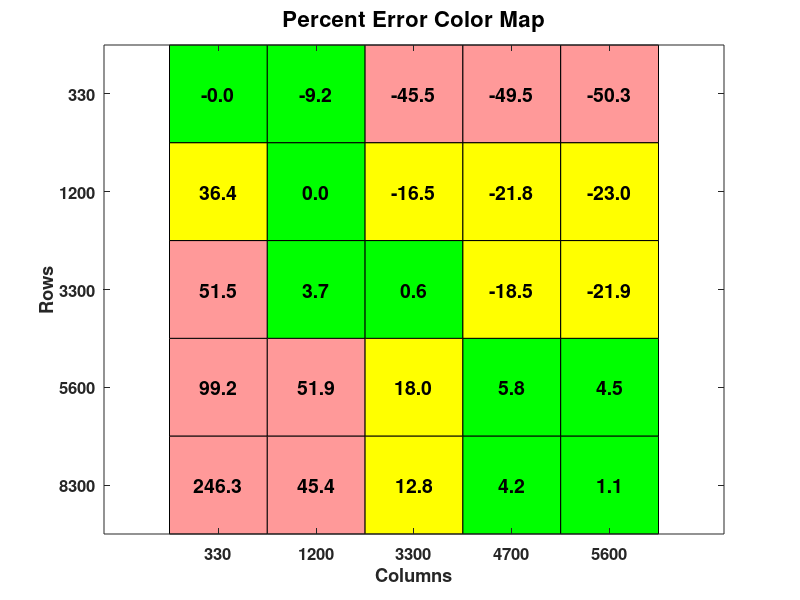
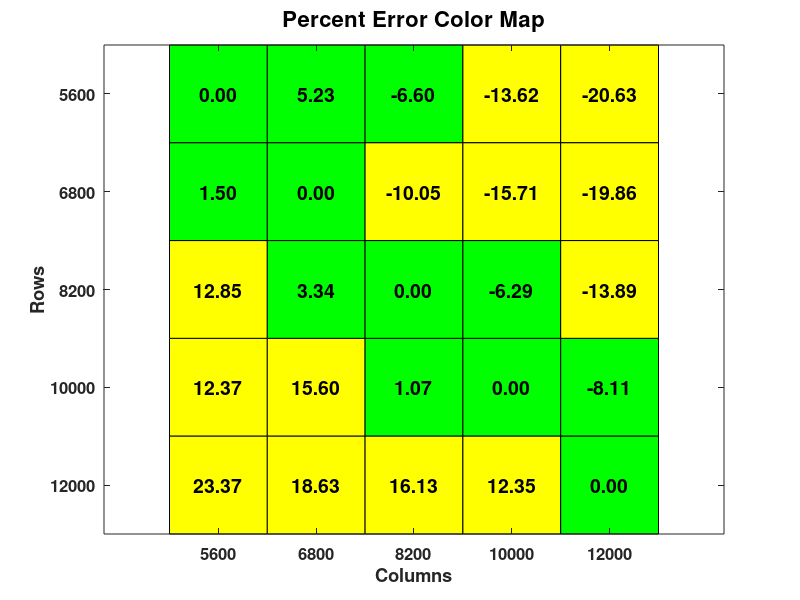
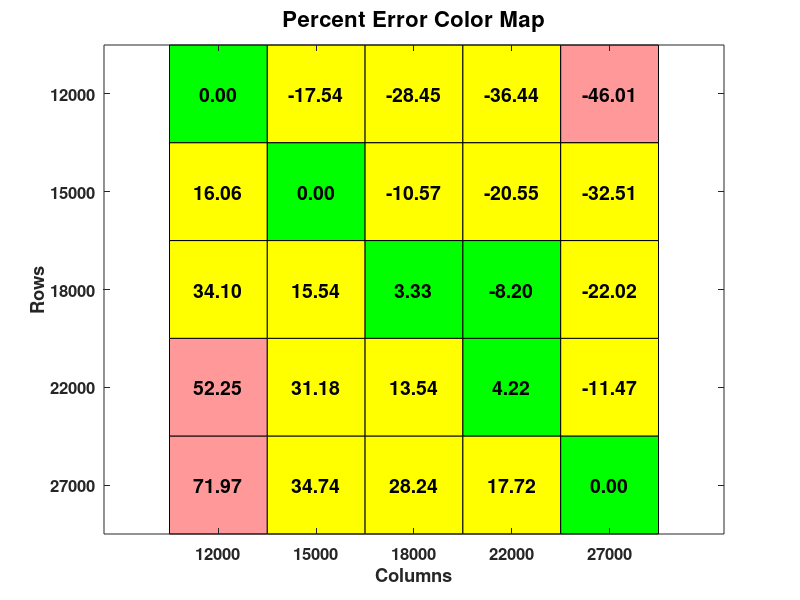

MATLAB code for these plots, in order:
% Data table
data = [ ...
   -0.0303030303  -9.216666667  -45.54727273  -49.53617021  -50.28928571; 
   36.39393939     0            -16.52727273  -21.81276596  -22.98035714;
   51.51515152     3.675         0.6484848485 -18.45106383  -21.91607143;
   99.18181818    51.925        17.95151515    5.774468085   4.523214286;
   246.3030303    45.35         12.84545455    4.182978723   1.0625];

rowLabels = [330 1200 3300 5600 8300];
colLabels = [330 1200 3300 4700 5600];

% Initialize color matrix
colors = zeros([size(data), 3]);

% Assign colors based on conditions
for i = 1:size(data,1)
    for j = 1:size(data,2)
        val = abs(data(i,j));
        if val < 10
            colors(i,j,:) = [0, 1, 0];      % green
        elseif val < 40
            colors(i,j,:) = [1, 1, 0];      % yellow
        else
            colors(i,j,:) = [1, 0.6, 0.6];  % lighter red
        end
    end
end

% Plot using imagesc
figure;
imagesc(data); % use the data grid as placeholder
hold on;

% Overlay colored patches
for i = 1:size(data,1)
    for j = 1:size(data,2)
        rectangle('Position',[j-0.5, i-0.5, 1, 1], ...
                  'FaceColor', squeeze(colors(i,j,:)), ...
                  'EdgeColor','k');
        % Add text value (larger font size, bold, darker color)
        text(j, i, sprintf('%.1f', data(i,j)), ...
            'HorizontalAlignment','center', ...
            'VerticalAlignment','middle', ...
            'FontSize',14,'FontWeight','bold','Color','k');
    end
end

% Adjust axes
set(gca,'XTick',1:length(colLabels),'XTickLabel',colLabels, ...
        'YTick',1:length(rowLabels),'YTickLabel',rowLabels, ...
        'FontSize',12,'FontWeight','bold');
xlabel('Columns'); ylabel('Rows');
title('Percent Error Color Map','FontSize',16,'FontWeight','bold');
axis equal tight;

%% 5600 - 12000

% Data table
data = [ ...
     0            5.227352941   -6.603780488  -13.6239      -20.62816667; 
     1.502857143  0            -10.05317073  -15.7095      -19.86125;
    12.84785714   3.342058824    0            -6.2885      -13.88766667;
    12.37375     15.59779412     1.068902439   0            -8.109083333;
    23.37196429  18.63014706    16.12743902   12.3466        0];

rowLabels = [5600 6800 8200 10000 12000];
colLabels = [5600 6800 8200 10000 12000];

% Initialize color matrix
colors = zeros([size(data), 3]);

% Assign colors based on conditions
for i = 1:size(data,1)
    for j = 1:size(data,2)
        val = abs(data(i,j));
        if val < 10
            colors(i,j,:) = [0, 1, 0];      % green
        elseif val < 40
            colors(i,j,:) = [1, 1, 0];      % yellow
        else
            colors(i,j,:) = [1, 0.6, 0.6];  % lighter red
        end
    end
end

% Plot using imagesc
figure;
imagesc(data); % use the data grid as placeholder
hold on;

% Overlay colored patches
for i = 1:size(data,1)
    for j = 1:size(data,2)
        rectangle('Position',[j-0.5, i-0.5, 1, 1], ...
                  'FaceColor', squeeze(colors(i,j,:)), ...
                  'EdgeColor','k');
        % Add text value (larger font size, bold, darker color)
        text(j, i, sprintf('%.2f', data(i,j)), ...
            'HorizontalAlignment','center', ...
            'VerticalAlignment','middle', ...
            'FontSize',14,'FontWeight','bold','Color','k');
    end
end

% Adjust axes
set(gca,'XTick',1:length(colLabels),'XTickLabel',colLabels, ...
        'YTick',1:length(rowLabels),'YTickLabel',rowLabels, ...
        'FontSize',12,'FontWeight','bold');
xlabel('Columns'); ylabel('Rows');
title('Percent Error Color Map','FontSize',16,'FontWeight','bold');
axis equal tight;

%% 5600 - 12000

% Data table
data = [ ...
     0            -17.53786667  -28.45322222  -36.44045455  -46.0097037;
    16.05958333    0            -10.56655556  -20.55054545  -32.51211111;
    34.096        15.54066667    3.332055556   -8.203545455 -22.02407407;
    52.25008333   31.18266667   13.53805556    4.223909091  -11.46759259;
    71.971        34.73706667   28.24466667   17.72404545    0];


rowLabels = [12000 15000 18000 22000 27000]; 
colLabels = [12000 15000 18000 22000 27000];

% Initialize color matrix
colors = zeros([size(data), 3]);

% Assign colors based on conditions
for i = 1:size(data,1)
    for j = 1:size(data,2)
        val = abs(data(i,j));
        if val < 10
            colors(i,j,:) = [0, 1, 0];      % green
        elseif val < 40
            colors(i,j,:) = [1, 1, 0];      % yellow
        else
            colors(i,j,:) = [1, 0.6, 0.6];  % lighter red
        end
    end
end

% Plot using imagesc
figure;
imagesc(data); % use the data grid as placeholder
hold on;

% Overlay colored patches
for i = 1:size(data,1)
    for j = 1:size(data,2)
        rectangle('Position',[j-0.5, i-0.5, 1, 1], ...
                  'FaceColor', squeeze(colors(i,j,:)), ...
                  'EdgeColor','k');
        % Add text value (larger font size, bold, darker color)
        text(j, i, sprintf('%.2f', data(i,j)), ...
            'HorizontalAlignment','center', ...
            'VerticalAlignment','middle', ...
            'FontSize',14,'FontWeight','bold','Color','k');
    end
end

% Adjust axes
set(gca,'XTick',1:length(colLabels),'XTickLabel',colLabels, ...
        'YTick',1:length(rowLabels),'YTickLabel',rowLabels, ...
        'FontSize',12,'FontWeight','bold');
xlabel('Columns'); ylabel('Rows');
title('Percent Error Color Map','FontSize',16,'FontWeight','bold');
axis equal tight;
